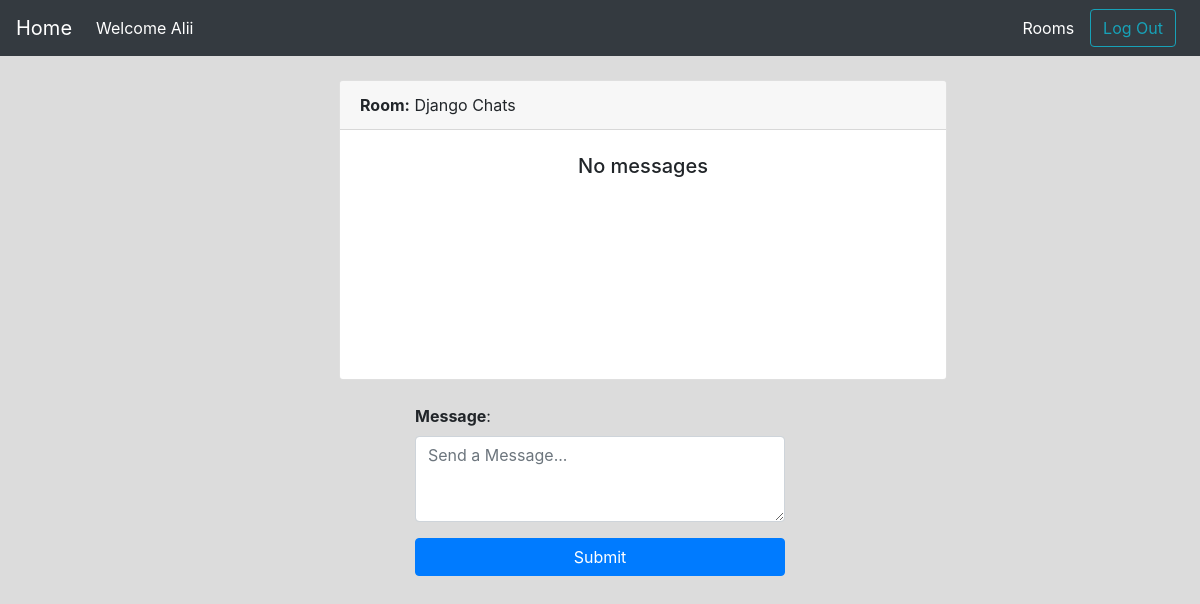
Before: /rooms/django/ (signed in) with the older database file.
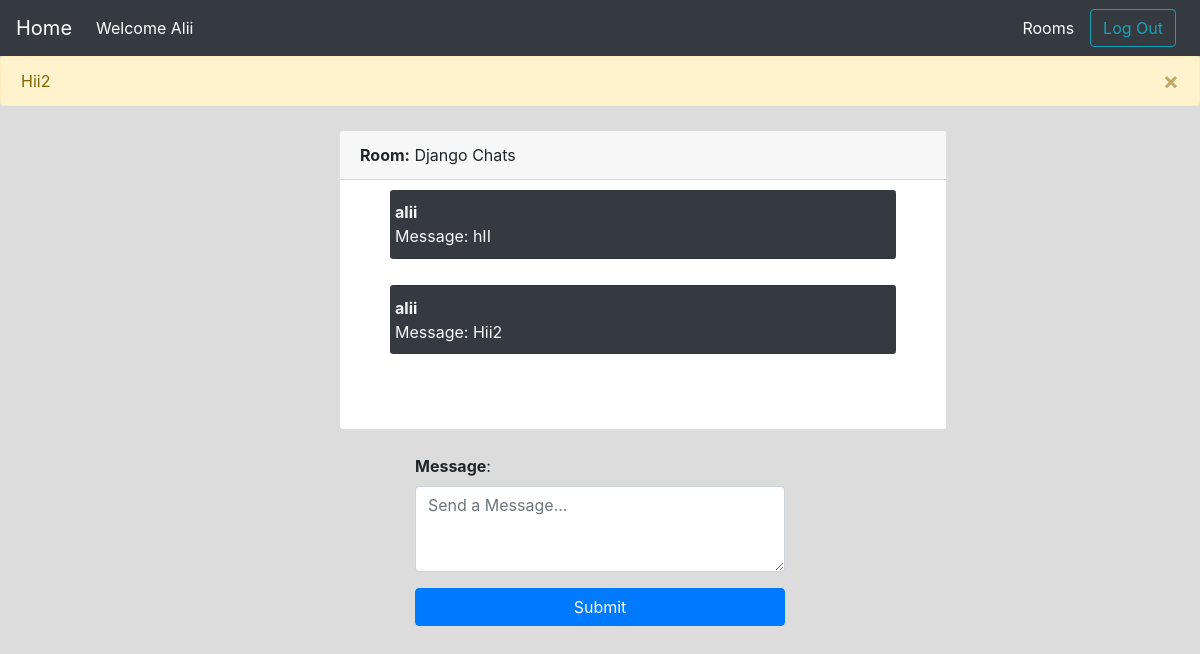
After: the same page with the newer database file.
### rooms/models.py (models this page shows)
class Message(models.Model):
    room = models.ForeignKey(Room, related_name='messages', on_delete=models.CASCADE)
    user = models.ForeignKey(User, related_name='messages', on_delete=models.CASCADE)
    content = models.TextField()
    date_added = models.DateTimeField(auto_now_add=True)
    class Meta:
        ordering = ('date_added',)
    def __str__(self):
        return self.content

### rooms/views.py (the view)
# urls.py: path('<slug:slug>/', views.Room_detail, name='room_detail'),
@login_required
def Room_detail(request,slug):
    room = Room.objects.get(slug=slug)
    messages = Message.objects.filter(room=room)[0:25]
    return render(request, "rooms/room_detail.html", {'room': room,'messages': messages})

### rooms/templates/rooms/room_detail.html (shortened to what this page needs)
{% include 'core/base.html' %}
<div class="container col-6 mb-3" >
<div class="m-4 card" style="width: 38rem;" id="chat-messages">
    <div class="card-header">
      <b>Room:</b> {{room.name}}
    </div>
    <ul class="list-group list-group-flush">
      {% if messages %}
      {% for m in messages %}
        <li class="list-group-item custom-li mb-3 rounded-sm bg-dark text-light"><b>{{ m.user.username }}</b> <br> Message: {{ m.content }}</li>
      {% endfor %}
      {% else %}
        <h5 class='text-center p-4'>No messages</h5>
      {% endif %}
    </ul>
  </div>
</div>
<div class="container col-4 mb-3">
  <form id="myForm" action="." method="POST">
      <div class="form-group">
          <label for="message"><b>Message</b>:</label>
          <textarea class="form-control" id="chat-message-input" placeholder="Send a Message..." rows="3" name="message" required></textarea>
      </div>
      <button type="submit" class="btn btn-block btn-primary" id="chat-message-submit">Submit</button>
  </form>
</div>

### core/templates/core/base.html (shortened to what this page needs)
<!DOCTYPE html>
<html lang="en">
<head>
    <link rel="stylesheet" href="https://cdn.jsdelivr.net/npm/bootstrap@4.3.1/dist/css/bootstrap.min.css">
</head>
<body style="background-color: gainsboro;">
    <nav class="navbar navbar-expand-lg navbar-dark bg-dark text-light">
        <a class="navbar-brand" href="{% url 'home' %}">Home</a>
        <div class="collapse navbar-collapse" id="navbarTogglerDemo03">
          <ul class="navbar-nav mr-auto mt-2 mt-lg-0">
            <li class="nav-item active">
              {% if request.user.is_authenticated %}
              <a class="nav-link" href="{% url 'home' %}">Welcome {{request.user.username|capfirst }}</span></a>
              {% endif %}
            </li>
          </ul>
          <form class="form-inline my-2 my-lg-0">
            {% if request.user.is_authenticated %}
              <a href="{% url 'rooms' %}" class="mr-3">Rooms</a>
              <a href="{% url 'logout' %}" class="btn btn-outline-info mr-sm-2" type="button">Log Out</a>
            {% else %}
              <a href="{% url 'login' %}" class="btn btn-outline-info mr-sm-2" type="button">Log In</a>
              <a href="{% url 'signup' %}" class="btn btn-outline-success my-2 my-sm-0">Sign Up</a>
            {% endif %}
          </form>
        </div>
      </nav>
      {% if messages %}
      <div class="alert alert-warning alert-dismissible fade show" role="alert">
        {% for message in messages %}
          {% if forloop.last %}
              {{ message }}
          {% endif %}
        {% endfor %}
        <button type="button" class="close" data-dismiss="alert" aria-label="Close">
          <span aria-hidden="true">&times;</span>
        </button>
      </div>
  {% endif %}
</body>
</html>

Changed rows visible on the page:
added Message: content "Hii2", user.username "alii"
added Message: user.username "alii", content "hII"
Other visible differences:
text no longer shown: "No messages"
